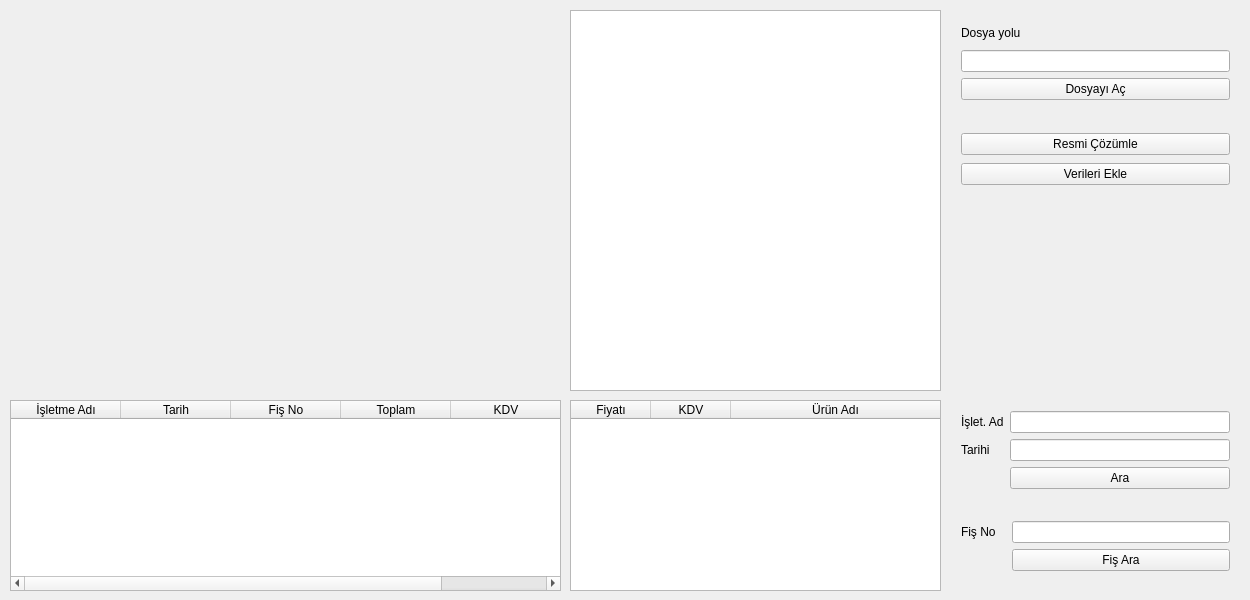
<?xml version="1.0" encoding="UTF-8"?>
<ui version="4.0">
 <class>MainWindow</class>
 <widget class="QMainWindow" name="MainWindow">
  <property name="geometry">
   <rect>
    <x>0</x>
    <y>0</y>
    <width>1250</width>
    <height>600</height>
   </rect>
  </property>
  <property name="windowTitle">
   <string>MainWindow</string>
  </property>
  <widget class="QWidget" name="centralWidget">
   <widget class="QLabel" name="inpImageLabel">
    <property name="geometry">
     <rect>
      <x>30</x>
      <y>10</y>
      <width>551</width>
      <height>381</height>
     </rect>
    </property>
    <property name="text">
     <string/>
    </property>
   </widget>
   <widget class="QTextBrowser" name="parseOutTextBrowser">
    <property name="geometry">
     <rect>
      <x>570</x>
      <y>10</y>
      <width>371</width>
      <height>381</height>
     </rect>
    </property>
   </widget>
   <widget class="QWidget" name="formLayoutWidget">
    <property name="geometry">
     <rect>
      <x>950</x>
      <y>400</y>
      <width>291</width>
      <height>101</height>
     </rect>
    </property>
    <layout class="QFormLayout" name="queryFormLayout">
     <item row="0" column="0">
      <widget class="QLabel" name="isletmeAdiLabel">
       <property name="text">
        <string>İşlet. Ad</string>
       </property>
      </widget>
     </item>
     <item row="0" column="1">
      <widget class="QLineEdit" name="isletmeAdiLineEdit"/>
     </item>
     <item row="1" column="0">
      <widget class="QLabel" name="tarihLabel">
       <property name="text">
        <string>Tarihi</string>
       </property>
      </widget>
     </item>
     <item row="1" column="1">
      <widget class="QLineEdit" name="tarihLineEdit"/>
     </item>
     <item row="2" column="1">
      <widget class="QPushButton" name="araButton">
       <property name="text">
        <string>Ara</string>
       </property>
      </widget>
     </item>
    </layout>
   </widget>
   <widget class="QWidget" name="verticalLayoutWidget">
    <property name="geometry">
     <rect>
      <x>950</x>
      <y>10</y>
      <width>291</width>
      <height>101</height>
     </rect>
    </property>
    <layout class="QVBoxLayout" name="filePathVBoxLayout">
     <item>
      <widget class="QLabel" name="filePathLabel">
       <property name="layoutDirection">
        <enum>Qt::LeftToRight</enum>
       </property>
       <property name="text">
        <string>Dosya yolu</string>
       </property>
      </widget>
     </item>
     <item>
      <widget class="QLineEdit" name="filePathLineEdit"/>
     </item>
     <item>
      <widget class="QPushButton" name="filePathButton">
       <property name="text">
        <string>Dosyayı Aç</string>
       </property>
      </widget>
     </item>
    </layout>
   </widget>
   <widget class="QTableWidget" name="fisTableWidget">
    <property name="geometry">
     <rect>
      <x>10</x>
      <y>400</y>
      <width>551</width>
      <height>191</height>
     </rect>
    </property>
    <property name="mouseTracking">
     <bool>true</bool>
    </property>
    <property name="rowCount">
     <number>0</number>
    </property>
    <attribute name="horizontalHeaderCascadingSectionResizes">
     <bool>false</bool>
    </attribute>
    <attribute name="horizontalHeaderDefaultSectionSize">
     <number>110</number>
    </attribute>
    <attribute name="horizontalHeaderStretchLastSection">
     <bool>true</bool>
    </attribute>
    <column>
     <property name="text">
      <string>İşletme Adı</string>
     </property>
    </column>
    <column>
     <property name="text">
      <string>Tarih</string>
     </property>
    </column>
    <column>
     <property name="text">
      <string>Fiş No</string>
     </property>
    </column>
    <column>
     <property name="text">
      <string>Toplam</string>
     </property>
    </column>
    <column>
     <property name="text">
      <string>KDV</string>
     </property>
    </column>
   </widget>
   <widget class="QTableWidget" name="urunlerTableWidget">
    <property name="geometry">
     <rect>
      <x>570</x>
      <y>400</y>
      <width>371</width>
      <height>191</height>
     </rect>
    </property>
    <attribute name="horizontalHeaderCascadingSectionResizes">
     <bool>true</bool>
    </attribute>
    <attribute name="horizontalHeaderDefaultSectionSize">
     <number>80</number>
    </attribute>
    <attribute name="horizontalHeaderMinimumSectionSize">
     <number>30</number>
    </attribute>
    <attribute name="horizontalHeaderStretchLastSection">
     <bool>true</bool>
    </attribute>
    <attribute name="verticalHeaderCascadingSectionResizes">
     <bool>false</bool>
    </attribute>
    <column>
     <property name="text">
      <string>Fiyatı</string>
     </property>
    </column>
    <column>
     <property name="text">
      <string>KDV</string>
     </property>
    </column>
    <column>
     <property name="text">
      <string>Ürün Adı</string>
     </property>
    </column>
   </widget>
   <widget class="QWidget" name="formLayoutWidget_2">
    <property name="geometry">
     <rect>
      <x>950</x>
      <y>510</y>
      <width>291</width>
      <height>80</height>
     </rect>
    </property>
    <layout class="QFormLayout" name="fisAraFormLayout">
     <item row="0" column="0">
      <widget class="QLabel" name="fisAraLabel">
       <property name="text">
        <string>Fiş No   </string>
       </property>
      </widget>
     </item>
     <item row="0" column="1">
      <widget class="QLineEdit" name="fisLineEdit"/>
     </item>
     <item row="1" column="1">
      <widget class="QPushButton" name="fisAraButton">
       <property name="text">
        <string>Fiş Ara</string>
       </property>
      </widget>
     </item>
    </layout>
   </widget>
   <widget class="QWidget" name="verticalLayoutWidget_2">
    <property name="geometry">
     <rect>
      <x>950</x>
      <y>120</y>
      <width>291</width>
      <height>80</height>
     </rect>
    </property>
    <layout class="QVBoxLayout" name="verticalLayout">
     <item>
      <widget class="QPushButton" name="pushButton">
       <property name="text">
        <string>Resmi Çözümle</string>
       </property>
      </widget>
     </item>
     <item>
      <widget class="QPushButton" name="pushButton_2">
       <property name="text">
        <string>Verileri Ekle</string>
       </property>
      </widget>
     </item>
    </layout>
   </widget>
  </widget>
 </widget>
 <layoutdefault spacing="6" margin="11"/>
 <resources/>
 <connections/>
</ui>
